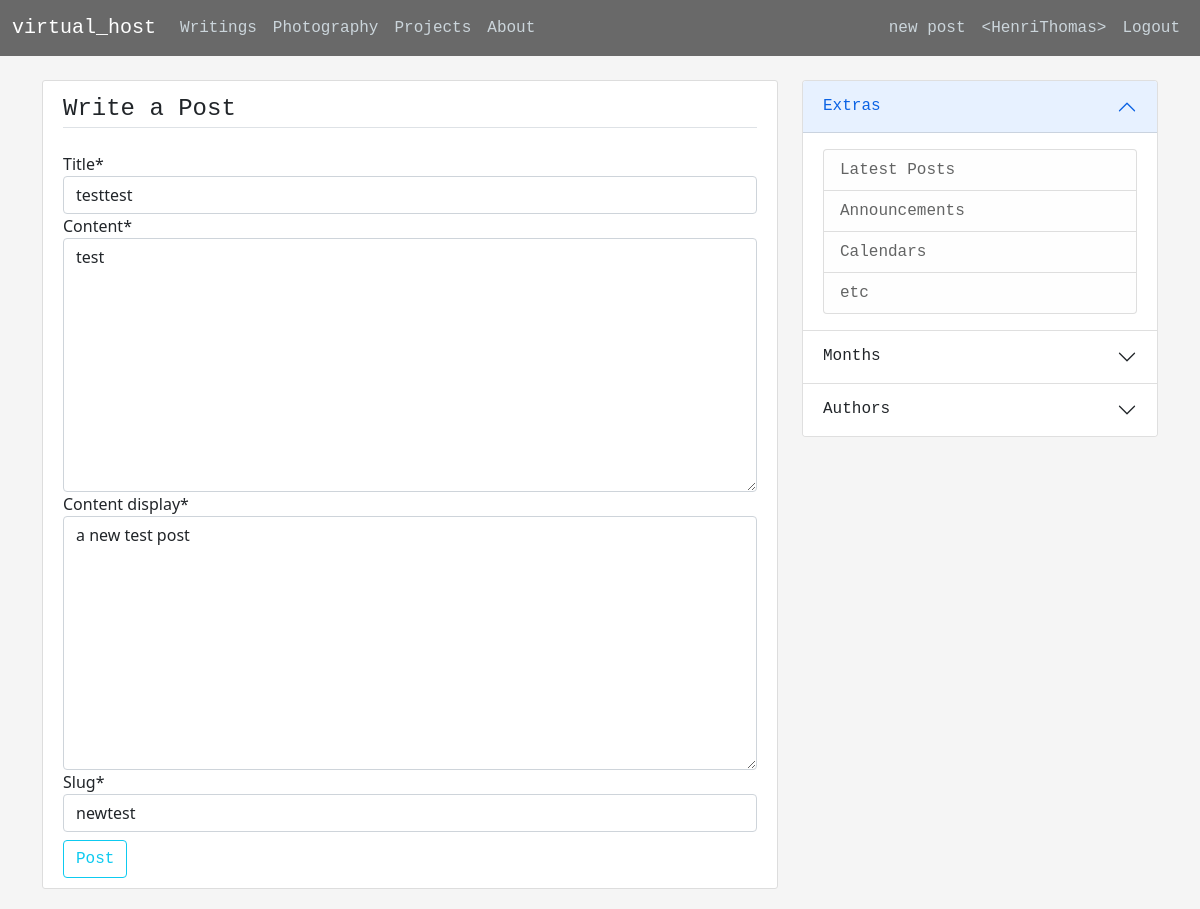
Screenshot of /post/13/newtest/update/ (signed in) with the database file from the repository.
### blog/models.py (models this page shows, shortened)
class Post(models.Model):
    title = models.CharField(max_length=250)
    content = models.TextField()
    content_display = models.TextField(max_length=125)
    date_posted = models.DateTimeField(default=timezone.now)
    author = models.ForeignKey(User, on_delete=models.CASCADE)
    slug = models.SlugField(max_length=50)

### blog/views.py (the view, shortened to what this page needs)
# urls.py: path('post/<int:pk>/<slug:slug>/update/', PostUpdateView.as_view(), name='update-post'),
class PostUpdateView(LoginRequiredMixin, UserPassesTestMixin, SuccessMessageMixin, UpdateView):
    model = Post
    fields = ['title', 'content', 'content_display', 'slug']
    success_message = 'Your post has been updated.'
    def test_func(self):
        post = self.get_object()
        if self.request.user == post.author:
            return True
        return False
    def get_context_data(self, **kwargs):
        context = super().get_context_data(**kwargs)
        context['title'] = 'Update'
        return context

### blog/templates/blog/post_form.html (shortened to what this page needs)
{% extends "blog/base.html" %}
{% load crispy_forms_tags %}
{% block content %}
    <div class="content-section">
        <form method="POST">
            <fieldset class="form-group">
                <legend class="legend border-bottom mb-4">Write a Post</legend>
                {{ form|crispy }}
            </fieldset>
            <div class="form-group mt-2">
                <button class="btn btn-outline-info" type="submit">Post</button>
            </div>
        </form>
    </div>
{% endblock content %}

### blog/templates/blog/base.html (shortened to what this page needs)
{% load static %}
<!DOCTYPE html>
<html lang="en">
<head>
    <link href="https://cdn.jsdelivr.net/npm/bootstrap@5.0.0-beta3/dist/css/bootstrap.min.css" rel="stylesheet">
    <link rel="stylesheet" href="https://cdn.jsdelivr.net/npm/bootstrap-icons@1.4.1/font/bootstrap-icons.css">
    <link rel="stylesheet" type="text/css" href="{% static 'blog/main.css' %}">
</head>
<body>
    <header class="site-header">
        <nav class="navbar navbar-expand-md navbar-dark bg-steel fixed-top">
            <div class="container-fluid">
                <a class="navbar-brand mr-4" href="{% url 'blog-home' %}">virtual_host</a>
                <div class="collapse navbar-collapse" id="navbarToggle">
                    <ul class="navbar-nav me-auto">
                        <li class="nav-item">
                            <a class="nav-link" href="{% url 'blog-home' %}">Writings</a>
                        </li>
                        <li class="nav-item">
                            <a class="nav-link" href="#">Photography</a>
                        </li>
                        <li class="nav-item">
                            <a class="nav-link" href="#">Projects</a>
                        </li>
                        <li class="nav-item">
                            <a class="nav-link" href="{% url 'blog-about' %}">About</a>
                        </li>
                    </ul>
                    <div class="d-flex">
                        <ul class="navbar-nav">
                            {% if user.is_authenticated %}
                                <li class="nav-item mr-2">
                                    <a class="nav-link" href="{% url 'create-post' %}">
                                        new post
                                    </a>
                                </li>
                                <li class="nav-item mr-2">
                                    <a class="nav-link" href="{% url 'user-personal-profile' %}">
                                        &#60;{{user.username}}&#62;
                                    </a>
                                </li>
                                <li class="nav-item">
                                    <a class="nav-link" href="{% url 'user-logout' %}">Logout</a>
                                </li>
                            {% endif %}
                        </ul>
                    </div>
                </div>
            </div>
        </nav>
    </header>
    <main role="main" class="container">
        <div class="row">
            <div class="col-md-8">
                {% block content %}{% endblock %}
            </div>
            <div class="col-md-4">
                <div class="accordion" id="accordionExample">
                    <div class="accordion-item">
                      <h2 class="accordion-header" id="headingOne">
                        <button class="accordion-button" type="button" data-bs-toggle="collapse" data-bs-target="#collapseOne" aria-expanded="false" aria-controls="collapseOne">
                          Extras
                        </button>
                      </h2>
                      <div id="collapseOne" class="accordion-collapse collapse show" aria-labelledby="headingOne" data-bs-parent="#accordionExample">
                        <div class="accordion-body">
                            <ul class="list-group">
                                <li class="list-group-item list-group-item-light">Latest Posts</li>
                                <li class="list-group-item list-group-item-light">Announcements</li>
                                <li class="list-group-item list-group-item-light">Calendars</li>
                                <li class="list-group-item list-group-item-light">etc</li>
                            </ul>
                        </div>
                      </div>
                    </div>
                    <div class="accordion-item">
                      <h2 class="accordion-header" id="headingTwo">
                        <button class="accordion-button collapsed" type="button" data-bs-toggle="collapse" data-bs-target="#collapseTwo" aria-expanded="false" aria-controls="collapseTwo">
                            Months
                        </button>
                      </h2>
                    </div>
                    <div class="accordion-item">
                      <h2 class="accordion-header" id="headingThree">
                        <button class="accordion-button collapsed" type="button" data-bs-toggle="collapse" data-bs-target="#collapseThree" aria-expanded="false" aria-controls="collapseThree">
                            Authors
                        </button>
                      </h2>
                    </div>
                </div>
            </div>
        </div>
    </main>
</body>
</html>

### blog/static/blog/main.css (style rules this page uses)
body { background: whitesmoke; margin-top: 5rem; }
h1, h2, h3, h4, h5, h6 { color: #444444; font-family: monospace; }
ul { margin: 0; }
.navbar-brand, .nav-item, .btn, .list-group, .legend { font-family: monospace; }
.bg-steel { background-color: dimgrey; }
.site-header .navbar-nav .nav-link { color: #cbd5db; }
.content-section { background: #ffffff; padding: 10px 20px; border: 1px solid #dddddd; border-radius: 3px; margin-bottom: 20px; }

### rows the page displays
Post: title "testtest", content "test", content_display "a new test post", slug "newtest"

### other values shown
{{ user.username }} "HenriThomas"
